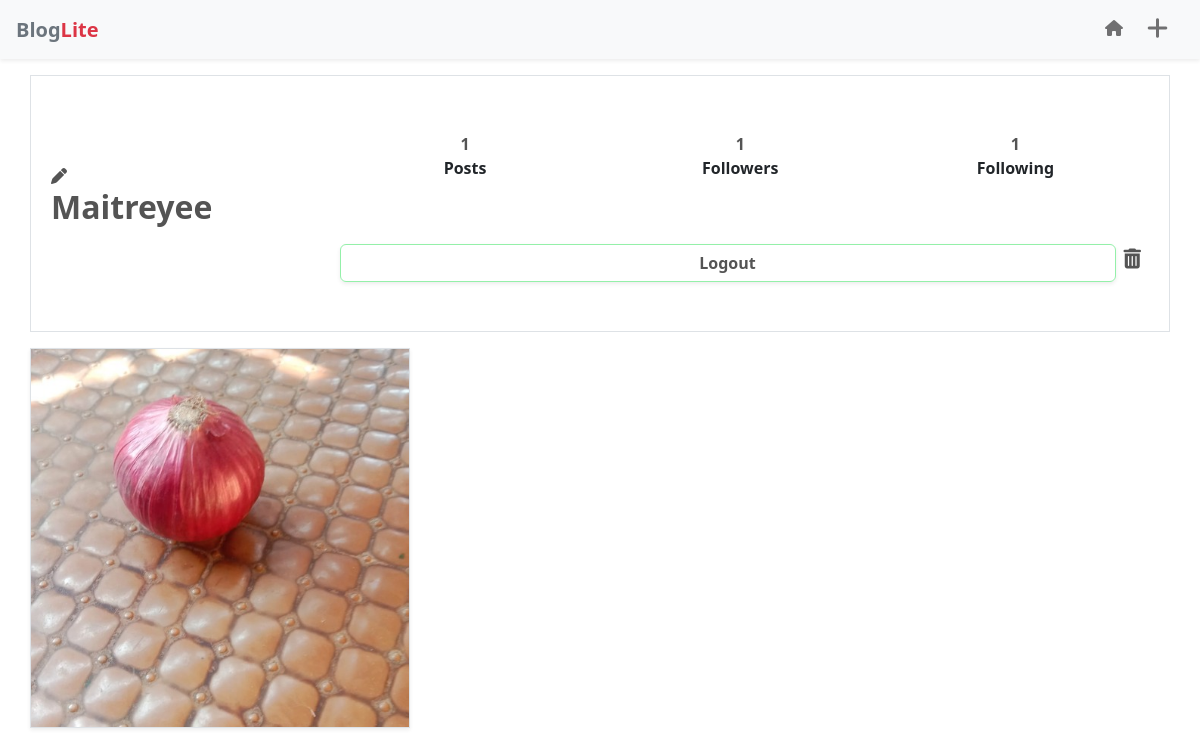
Screenshot of /profile (signed in) with the database file from the repository.
### application/models.py (models this page shows)
class User(db.Model,UserMixin):
    __tablename__ = 'User'
    id = db.Column(db.Integer, autoincrement = True, primary_key = True)
    Username = db.Column(db.String, unique = True, nullable = False)
    Password = db.Column(db.String, nullable = False)
    email = db.Column(db.String, unique = True)
    About = db.Column(db.String)
    Blogs = db.relationship('Blogs',backref = 'user')
    Followers = db.relationship(
        'User',
        secondary = follows,
        primaryjoin = id==follows.c.followed_id,
        secondaryjoin= follows.c.follower_id==id,
        backref = 'Following'
    )
    likes = db.relationship('Blogs',secondary = likes,back_populates = 'liked_by')

class Blogs(db.Model):
    __tablename__ = 'Blogs'
    id = db.Column(db.Integer, autoincrement = True, primary_key = True)
    Title = db.Column(db.String, nullable = False)
    Caption = db.Column(db.String)
    ImageURL = db.Column(db.String, nullable = False)
    TimeStamp = db.Column(db.DateTime, nullable = False)
    user_id = db.Column(db.Integer, db.ForeignKey('User.id'),nullable = False)
    liked_by = db.relationship('User',secondary = likes,back_populates = 'likes')
    comments = db.relationship('Comments')

### application/controllers.py (the view)
@app.route("/profile",methods = ["GET"])
@login_required
def profile():
    b_list = current_user.Blogs
    b_list.sort(reverse = True, key = time)
    return render_template("profile.html",b_list = b_list)

### application/controllers.py (called while the page is built)
def time(p):
    return p.TimeStamp

@login_manager.user_loader
def load_user(user_id):
    return User.query.get(int(user_id))

@app.after_request
def after_request(response):
    header = response.headers
    header['Access-Control-Allow-Origin'] = '*'
    return response

### templates/profile.html (shortened to what this page needs)
<!DOCTYPE html>
<html lang="en">
<head>
    <link href="/static/css/custom.css" rel="stylesheet">
</head>
<body>
    <nav class="navbar navbar-expand text-end shadow-sm ps-3 pe-3 sticky-top bg-light">
        <a href="/home" class="navbar-brand">
          <span class="fw-bold text-muted" >Blog</span><span class="fw-bold text-danger">Lite</span>
        </a>
        <ul class="navbar-nav ms-auto">
            <li class="nav-item pe-2">
                <a href="/home" class="nav-link">
                    <i class="fa-sharp fa-solid fa-house"></i>
                </a>
            </li>
            <li class="nav-item pe-2">
                <a href="/create_blog" class="nav-link">
                    <i class="fa-solid fa-plus fw-bold h4 m-0 p-0"></i>
                </a>
            </li>
        </ul>
      </nav>
    <div class="container-sm my-3">
        <div class="row border p-2">
            <div class="col-sm-3  my-auto">
                <a href="/edit_profile" class="text-dark">
                    <i class="fa-solid fa-pen"></i>
                </a>
                <h2 class="text-dark fw-bold">{{current_user.Username}}</h2>
            </div>
            <div class="col-sm-9">
                <div class="row py-sm-5 ps-2 pe-2">
                    <div class="col">
                        <p class="text-center fw-bold text-dark my-0">{{current_user.Blogs|length}}</p>
                        <p class="text-center fw-bold">Posts</p>
                    </div>
                    <div style="cursor: pointer;" class="col" data-bs-toggle="modal" data-bs-target="#followersModal">
                        <p class="text-center fw-bold text-dark my-0">{{current_user.Followers|length}}</p>
                        <p class="text-center fw-bold">Followers</p>
                    </div>
                    <div class="col" style="cursor: pointer;" data-bs-toggle="modal" data-bs-target="#followingModal">
                        <p class="text-center fw-bold text-dark my-0">{{current_user.Following|length}}</p>
                        <p class="text-center fw-bold">Following</p>
                    </div>
                </div>
                <div class=" ps-2 pe-2 d-flex flex-row" style="margin-bottom: 5%">
                    <a class="btn btn-outline-primary text-dark flex-grow-1 fw-bold shadow-sm" data-bs-toggle="modal" data-bs-target="#logoutModal">Logout</a>
                    <a style="cursor: pointer;" class="text-dark fs-5 ms-2" data-bs-toggle="modal" data-bs-target="#deleteModal"><i class="fa-solid fa-trash-can"></i></a>
                </div>
            </div>
        </div>
        <div class="row my-3">
            {% if b_list|length>0 %}
            <div class="container-fluid px-4">
                <div class="row p-0 gx-5">
                    {% for post in b_list %}
                    <div class = 'col-4 shadow-sm p-0 border' onclick="location.href='/blog/{{post.id}}';">
                        <div class="container-fluid" style="padding-top:100%; width: 100%; background-image: url('/static/images/{{post.ImageURL}}'); background-repeat: no-repeat;background-size: cover; background-position: center center;"></div>
                    </div>
                    {% endfor %}
                </div>
            </div>
            {% endif %}
        </div>
    </div>
  <script src="https://cdn.jsdelivr.net/npm/bootstrap@5.2.3/dist/js/bootstrap.min.js"></script></body>
</body>
</html>

### rows the page displays
User: Username "Maitreyee"
Blogs: ImageURL (picture)

### other values shown
{{ current_user.Blogs|length }} "1"
{{ current_user.Followers|length }} "1"
{{ current_user.Following|length }} "1"
